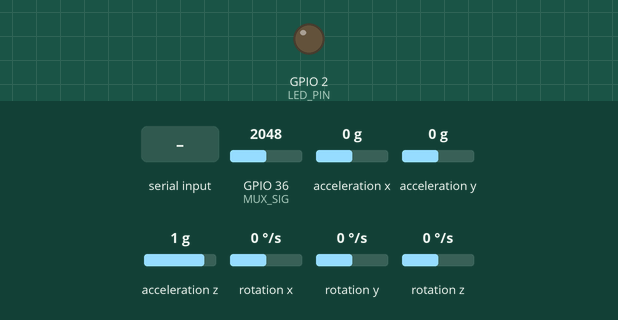
This sketch was run on a simulated ESP32. Shown: output pins drawn as LEDs (lit = HIGH). Wiring (inferred from the names in the program): MPU-6050 motion sensor at I2C address 0x68; MPU-6050 motion sensor at I2C address 0x69. Inputs (shaded band) come from the test bench; at power-on: acceleration x 0 g, GPIO 36 (MUX_SIG) = 2048, rotation x 0 °/s, acceleration y 0 g, acceleration z 1 g, rotation y 0 °/s, rotation z 0 °/s. Nothing arrives over Bluetooth unless stated; a phone connects over Bluetooth LE 3 s after start; pins used as bus, display or sensor lines are not drawn; what the sketch prints to the serial monitor is not drawn.

Above: at 1.3 s.
1.4 s: acceleration x set to -1.4 g
At 4.1 s:
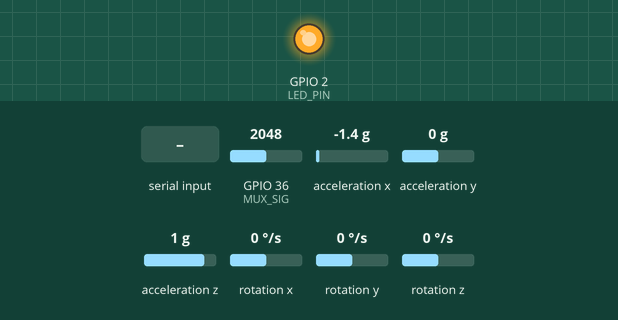
4.4 s: "PING\n" received over Serial
5.9 s: "STATUS\n" received over Serial
7.4 s: GPIO 36 (MUX_SIG) set to 122
10.4 s: rotation x set to -192 °/s
Timing chart, 0 to 13.4 s (numbered marks = the images above; inputs shaded):
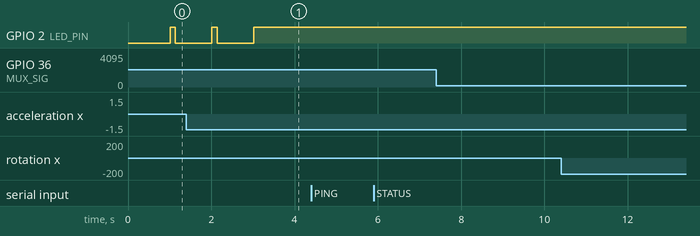

Measured:
- after the input at 1.4 s, GPIO 2 (LED_PIN): goes on until 3.0 s, then stays HIGH
- after the input at 4.4 s, every drawn part: stays the same
- after the input at 5.9 s, every drawn part: stays the same
- after the input at 7.4 s, every drawn part: stays the same
- after the input at 10.4 s, every drawn part: stays the same

The sketch:

flex_web_plotter.ino
```cpp
// ============================================================
// Smart Glove Firmware v3.0 — BLE + Multiplexer + Dual MPU6050
// ============================================================
// COMMUNICATION:
//   BLE GATT Server — Service 0xFFE0, Characteristic 0xFFE1 (Notify)
//   Also outputs to Serial for debugging
//
// --- CD74HC4067 16-Channel Multiplexer ---
// S0=GPIO25, S1=GPIO26, S2=GPIO27, S3=GPIO14, SIG=GPIO36 (ADC1!)
// Channels 15-6 → 10 flex sensors (Right: 15-11, Left: 10-6)
//
// --- MPU6050 I2C Addresses ---
// Right Hand MPU: AD0 → 3V3 → address 0x69
// Left  Hand MPU: AD0 → GND → address 0x68
//
// --- BLE Binary Payload (88 bytes) ---
// 10 × float (flex sensors) + 12 × float (IMU) = 22 floats × 4 bytes
// ============================================================

#include <Wire.h>
#include <BLEDevice.h>
#include <BLEServer.h>
#include <BLEUtils.h>
#include <BLE2902.h>

// ─── BLE Config ───
#define BLE_DEVICE_NAME    "Smart Glove"
#define SERVICE_UUID       "0000ffe0-0000-1000-8000-00805f9b34fb"
#define CHAR_UUID          "0000ffe1-0000-1000-8000-00805f9b34fb"

BLEServer*         pServer         = nullptr;
BLECharacteristic* pCharacteristic = nullptr;
bool               bleConnected    = false;
bool               oldConnected    = false;

// BLE connection callbacks
class ServerCallbacks : public BLEServerCallbacks {
  void onConnect(BLEServer* pServer) override {
    bleConnected = true;
    Serial.println("[BLE] Client connected");
  }
  void onDisconnect(BLEServer* pServer) override {
    bleConnected = false;
    Serial.println("[BLE] Client disconnected");
  }
};

// ─── MPU6050 Addresses ───
const uint8_t MPU_RIGHT = 0x69;  // Right hand (AD0 → 3V3)
const uint8_t MPU_LEFT  = 0x68;  // Left hand  (AD0 → GND)

// ─── CD74HC4067 Multiplexer Pins ───
// IMPORTANT: SIG must be on ADC1 (GPIO 32-39) because ADC2 doesn't work with BLE/WiFi
const int MUX_S0  = 25;   // Channel select bit 0
const int MUX_S1  = 26;   // Channel select bit 1
const int MUX_S2  = 27;   // Channel select bit 2
const int MUX_S3  = 14;   // Channel select bit 3
const int MUX_SIG = 36;   // Analog input (VP pin, ADC1_CH0)

// ─── Flex Sensor → Mux Channel Mapping ───
const int numFlexSensors = 10;

// Which mux channel (0-15) maps to which finger
const int fingerChannel[numFlexSensors] = {
  15,  // Right Thumb
  14,  // Right Index
  13,  // Right Middle
  12,  // Right Ring
  11,  // Right Pinky
  10,  // Left Thumb
  9,   // Left Index
  8,   // Left Middle
  7,   // Left Ring
  6    // Left Pinky
};

const char* fingerNames[numFlexSensors] = {
  "RT", "RI", "RM", "RR", "RP",
  "LT", "LI", "LM", "LR", "LP"
};

// ─── Smoothing (EMA Filter) ───
const float alpha = 0.15;
float smoothedValues[numFlexSensors];

// ─── Sampling Rate ───
const unsigned long SAMPLE_INTERVAL_MS = 40;  // 25 Hz
unsigned long lastSampleTime = 0;

// ─── IMU Data Structure ───
struct IMUData {
  float ax, ay, az;  // Accelerometer in g
  float gx, gy, gz;  // Gyroscope in °/s
  bool ok;           // true if read succeeded
};

// ─── MPU6050 Status ───
bool mpuRightOk = false;
bool mpuLeftOk  = false;

// ─── LED for status indication ───
const int LED_PIN = 2;  // Built-in LED on most ESP32 boards

// ============================================================
// Read a specific multiplexer channel
// ============================================================
int readMuxChannel(int channel) {
  // Set the 4-bit address
  digitalWrite(MUX_S0, (channel >> 0) & 1);
  digitalWrite(MUX_S1, (channel >> 1) & 1);
  digitalWrite(MUX_S2, (channel >> 2) & 1);
  digitalWrite(MUX_S3, (channel >> 3) & 1);

  // Let the mux settle (CD74HC4067 switching time is ~70ns, 5µs is very safe)
  delayMicroseconds(5);

  return analogRead(MUX_SIG);
}

// ============================================================
// Initialize a single MPU6050
// ============================================================
bool initMPU(uint8_t addr) {
  // Wake up MPU6050 (clear sleep bit)
  Wire.beginTransmission(addr);
  Wire.write(0x6B);  // PWR_MGMT_1
  Wire.write(0x00);  // Wake up
  if (Wire.endTransmission(true) != 0) return false;

  delay(10);

  // Set accelerometer range to ±4g
  Wire.beginTransmission(addr);
  Wire.write(0x1C);  // ACCEL_CONFIG
  Wire.write(0x08);  // ±4g (AFS_SEL = 1)
  Wire.endTransmission(true);

  // Set gyroscope range to ±250°/s (most sensitive)
  Wire.beginTransmission(addr);
  Wire.write(0x1B);  // GYRO_CONFIG
  Wire.write(0x00);  // ±250°/s (FS_SEL = 0)
  Wire.endTransmission(true);

  // Set Digital Low Pass Filter for smoother readings
  Wire.beginTransmission(addr);
  Wire.write(0x1A);  // CONFIG
  Wire.write(0x03);  // DLPF ~44Hz bandwidth (good for hand gestures)
  Wire.endTransmission(true);

  return true;
}

// ============================================================
// Read full IMU data (accel + gyro) from MPU6050
// ============================================================
IMUData readIMU(uint8_t addr) {
  IMUData d = {0, 0, 0, 0, 0, 0, false};

  Wire.beginTransmission(addr);
  Wire.write(0x3B);  // Start at ACCEL_XOUT_H
  if (Wire.endTransmission(false) != 0) return d;

  Wire.requestFrom(addr, (uint8_t)14, (uint8_t)true);
  if (Wire.available() < 14) return d;

  // Accelerometer raw (±4g range → 8192 LSB/g)
  int16_t ax = (Wire.read() << 8) | Wire.read();
  int16_t ay = (Wire.read() << 8) | Wire.read();
  int16_t az = (Wire.read() << 8) | Wire.read();

  // Temperature (skip 2 bytes)
  Wire.read(); Wire.read();

  // Gyroscope raw (±250°/s range → 131 LSB/°/s)
  int16_t gx = (Wire.read() << 8) | Wire.read();
  int16_t gy = (Wire.read() << 8) | Wire.read();
  int16_t gz = (Wire.read() << 8) | Wire.read();

  // Convert to physical units
  d.ax = ax / 8192.0f;   // g
  d.ay = ay / 8192.0f;
  d.az = az / 8192.0f;
  d.gx = gx / 131.0f;    // °/s
  d.gy = gy / 131.0f;
  d.gz = gz / 131.0f;
  d.ok = true;
  return d;
}

// ============================================================
// SETUP
// ============================================================
void setup() {
  Serial.begin(115200);
  Serial.println();
  Serial.println("Smart Glove v3.0 — BLE + Mux + Dual MPU6050");
  Serial.println("==========================================");

  // ── LED ──
  pinMode(LED_PIN, OUTPUT);
  digitalWrite(LED_PIN, LOW);

  // ── Multiplexer control pins ──
  pinMode(MUX_S0, OUTPUT);
  pinMode(MUX_S1, OUTPUT);
  pinMode(MUX_S2, OUTPUT);
  pinMode(MUX_S3, OUTPUT);
  // MUX_SIG is analog input, no pinMode needed

  // Pre-fill smoothing array by reading each mux channel
  for (int i = 0; i < numFlexSensors; i++) {
    smoothedValues[i] = readMuxChannel(fingerChannel[i]);
  }

  // ── I2C ──
  Wire.begin(21, 22);  // SDA=21, SCL=22 (ESP32 default)
  Wire.setClock(400000); // 400kHz fast mode

  delay(100);  // Let MPUs power up

  // ── Initialize MPU6050 sensors ──
  mpuRightOk = initMPU(MPU_RIGHT);
  mpuLeftOk  = initMPU(MPU_LEFT);

  Serial.print("MPU Right (0x69): ");
  Serial.println(mpuRightOk ? "OK" : "FAIL");
  Serial.print("MPU Left  (0x68): ");
  Serial.println(mpuLeftOk ? "OK" : "FAIL");
  Serial.print("Mux SIG pin: GPIO");
  Serial.print(MUX_SIG);
  Serial.println(" (ADC1)");

  // ── Initialize BLE ──
  Serial.println("[BLE] Initializing...");
  BLEDevice::init(BLE_DEVICE_NAME);
  BLEDevice::setMTU(128);  // Ensure MTU fits 88-byte payload

  pServer = BLEDevice::createServer();
  pServer->setCallbacks(new ServerCallbacks());

  BLEService* pService = pServer->createService(SERVICE_UUID);

  pCharacteristic = pService->createCharacteristic(
    CHAR_UUID,
    BLECharacteristic::PROPERTY_READ |
    BLECharacteristic::PROPERTY_NOTIFY
  );

  // Add the BLE2902 descriptor for notifications
  pCharacteristic->addDescriptor(new BLE2902());

  pService->start();

  // Start advertising
  BLEAdvertising* pAdvertising = BLEDevice::getAdvertising();
  pAdvertising->addServiceUUID(SERVICE_UUID);
  pAdvertising->setScanResponse(true);
  pAdvertising->setMinPreferred(0x06);  // Helps with iOS/Web connection
  pAdvertising->setMaxPreferred(0x12);
  BLEDevice::startAdvertising();

  Serial.println("[BLE] Advertising as '" BLE_DEVICE_NAME "'");
  Serial.println("[BLE] Dual-mode active: Streaming via USB Serial (115200) + BLE");
  Serial.println("[BLE] Waiting for client...");

  // Print header for serial debug
  Serial.print("DATA");
  for (int i = 0; i < numFlexSensors; i++) {
    Serial.print(",");
    Serial.print(fingerNames[i]);
    Serial.print("(MUX:");
    Serial.print(fingerChannel[i]);
    Serial.print(")");
  }
  Serial.print(",aX1,aY1,aZ1,gX1,gY1,gZ1");
  Serial.print(",aX2,aY2,aZ2,gX2,gY2,gZ2");
  Serial.println();

  lastSampleTime = millis();
}

// ============================================================
// LOOP — runs at 25 Hz (40ms intervals)
// ============================================================
void loop() {
  // ── Process incoming serial commands ──
  while (Serial.available() > 0) {
    String cmd = Serial.readStringUntil('\n');
    cmd.trim();
    if (cmd == "PING") {
      Serial.println("PONG");
    } else if (cmd == "STATUS") {
      Serial.print("STATUS,BLE:");
      Serial.print(bleConnected ? "1" : "0");
      Serial.print(",MPU_R:");
      Serial.print(mpuRightOk ? "1" : "0");
      Serial.print(",MPU_L:");
      Serial.println(mpuLeftOk ? "1" : "0");
    }
  }

  unsigned long now = millis();
  if (now - lastSampleTime < SAMPLE_INTERVAL_MS) return;
  lastSampleTime = now;

  // ── LED: solid when BLE connected, heartbeat when on USB Serial only ──
  if (bleConnected) {
    digitalWrite(LED_PIN, HIGH);
  } else {
    digitalWrite(LED_PIN, (now % 1000 < 100) ? HIGH : LOW);
  }

  // ── Binary payload for BLE: 22 floats = 88 bytes ──
  float payload[22];

  // ── Read Flex Sensors via Multiplexer ──
  Serial.print("DATA");
  for (int i = 0; i < numFlexSensors; i++) {
    int rawValue = readMuxChannel(fingerChannel[i]);

    // Apply EMA smoothing
    smoothedValues[i] = (alpha * rawValue) + ((1.0 - alpha) * smoothedValues[i]);

    payload[i] = smoothedValues[i];

    // Serial debug output
    Serial.print(",");
    Serial.print(fingerNames[i]);
    Serial.print(":");
    Serial.print((int)smoothedValues[i]);
  }

  // ── Read Right Hand IMU (MPU1 @ 0x69) ──
  IMUData imu1 = {0, 0, 0, 0, 0, 0, false};
  if (mpuRightOk) {
    imu1 = readIMU(MPU_RIGHT);
  }

  if (imu1.ok) {
    payload[10] = imu1.ax;
    payload[11] = imu1.ay;
    payload[12] = imu1.az;
    payload[13] = imu1.gx;
    payload[14] = imu1.gy;
    payload[15] = imu1.gz;
  } else {
    for (int i = 10; i < 16; i++) payload[i] = 0;
  }

  // Serial debug for right IMU
  Serial.print(",");
  if (imu1.ok) {
    Serial.print(imu1.ax, 3); Serial.print(",");
    Serial.print(imu1.ay, 3); Serial.print(",");
    Serial.print(imu1.az, 3); Serial.print(",");
    Serial.print(imu1.gx, 2); Serial.print(",");
    Serial.print(imu1.gy, 2); Serial.print(",");
    Serial.print(imu1.gz, 2);
  } else {
    Serial.print("nan,nan,nan,nan,nan,nan");
  }

  // ── Read Left Hand IMU (MPU2 @ 0x68) ──
  IMUData imu2 = {0, 0, 0, 0, 0, 0, false};
  if (mpuLeftOk) {
    imu2 = readIMU(MPU_LEFT);
  }

  if (imu2.ok) {
    payload[16] = imu2.ax;
    payload[17] = imu2.ay;
    payload[18] = imu2.az;
    payload[19] = imu2.gx;
    payload[20] = imu2.gy;
    payload[21] = imu2.gz;
  } else {
    for (int i = 16; i < 22; i++) payload[i] = 0;
  }

  // Serial debug for left IMU
  Serial.print(",");
  if (imu2.ok) {
    Serial.print(imu2.ax, 3); Serial.print(",");
    Serial.print(imu2.ay, 3); Serial.print(",");
    Serial.print(imu2.az, 3); Serial.print(",");
    Serial.print(imu2.gx, 2); Serial.print(",");
    Serial.print(imu2.gy, 2); Serial.print(",");
    Serial.print(imu2.gz, 2);
  } else {
    Serial.print("nan,nan,nan,nan,nan,nan");
  }

  Serial.println();

  // ── Send via BLE if connected ──
  if (bleConnected) {
    pCharacteristic->setValue((uint8_t*)payload, sizeof(payload));
    pCharacteristic->notify();
  }

  // ── Handle BLE reconnection ──
  // If client disconnects, restart advertising so a new client can connect
  if (!bleConnected && oldConnected) {
    delay(500);  // Give BLE stack time to settle
    pServer->startAdvertising();
    Serial.println("[BLE] Restarted advertising");
  }
  oldConnected = bleConnected;
}
```
